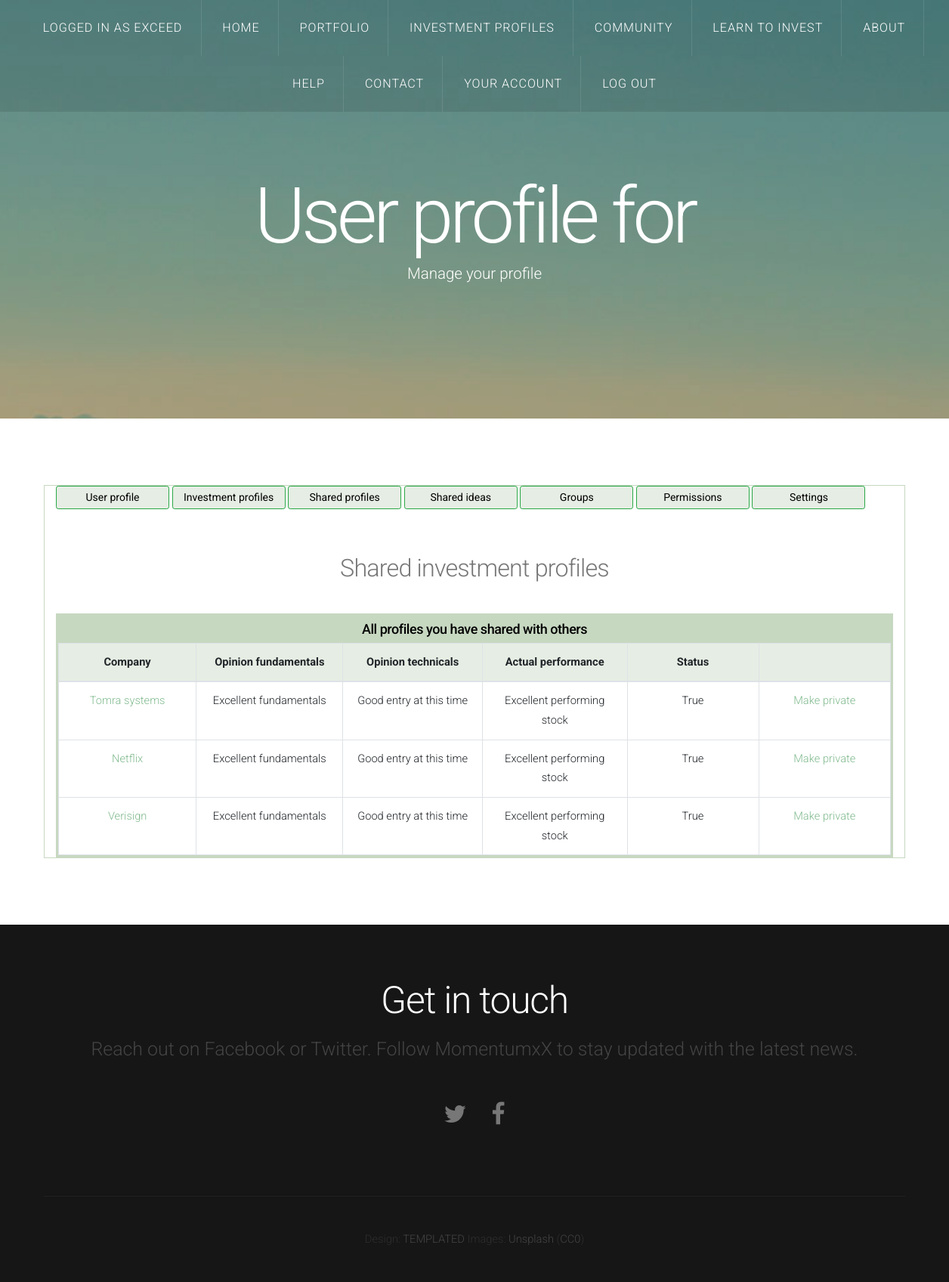
Page //user/user/shared_profiles (signed in) on the committed database.
### inv_profiles/models.py (models this page shows, shortened)
class Profile(models.Model):
    EXCHANGE_CHOICES = [
        ('NDAQ', 'NASDAQ'),
        ('OSEBX', 'Oslo stock exchange'),
    ]
    RATING_CHOICES = [
        ('1', 'Excellent'),
        ('2', 'Very good'),
        ('3', 'Good'),
        ('4', 'Poor'),
        ('5', 'Very poor'),
    ]
    MOMENTUM_CHOICES = [
        ('1', 'Excellent performing stock'),
        ('2', 'Strong performing stock'),
        ('3', 'Average performing stock'),
        ('4', 'Slow performing stock'),
        ('5', 'Poor performing stock'),
    ]
    INVESTMENT_TYPE_CHOICES = [
        ('1', 'Growth stock investment'),
        ('2', 'Value stock investment'),
        ('3', 'Trading investment'),
        ('4', 'Day trade investment'),
    ]
    INVESTMENT_STATUS_CHOICES = [
        ('1', 'Good standing'),
        ('2', 'Watch closely'),
        ('3', 'Needs to be replaced'),
    ]
    TECH_ENTRY_CHOICES = [
        ('1', 'Good entry at this time'),
        ('2', 'Might be good entry soon'),
        ('3', 'Not a good entry at this time'),
    ]
    FUNDAMENTAL_ENTRY_CHOICES = [
        ('1', 'Excellent fundamentals'),
        ('2', 'Good fundamentals'),
        ('3', 'Average fundamentals'),
        ('4', 'Terrible fundamentals'),
    ]
    INVESTMENT_DECISION_CHOICES = [
        ('1', 'Invested'),
        ('2', 'Approved'),
        ('3', 'On watchlist'),
        ('4', 'Rejected'),
    ]
    company = models.CharField(max_length=200)
    exchange = models.CharField(max_length=200,
                                choices=EXCHANGE_CHOICES,
                                default="None")
    ticker = models.CharField(max_length=10,
                              default="None")
    rating = models.CharField(max_length=50,
                              choices=RATING_CHOICES,
                              default="None")
    stock_momentum = models.CharField(max_length=50,
                                      choices=MOMENTUM_CHOICES,
                                      default="None")
    investment_type = models.CharField(max_length=50,
                                       choices=INVESTMENT_TYPE_CHOICES,
                                       default="None")
    investment_status = models.CharField(max_length=50,
                                         choices=INVESTMENT_STATUS_CHOICES,
                                         default="None")
    investment_decision = models.CharField(max_length=50,
                                           choices=INVESTMENT_DECISION_CHOICES,
                                           default="None")
    tech_analysis_opinion = models.CharField(max_length=50,
                                             choices=TECH_ENTRY_CHOICES,
                                             default="None")
    fundamental_analysis_opinion = models.CharField(max_length=50,
                                                    choices=FUNDAMENTAL_ENTRY_CHOICES,
                                                    default="None")
    entry_strategy = models.CharField(max_length=250,
                                      default="No strategy defined")
    exit_strategy = models.CharField(max_length=250,
                                     default="No strategy defined")
    general_notes = models.CharField(max_length=250,
                                     default="",
                                     blank=True)
    user = models.ForeignKey(User, on_delete=models.CASCADE, blank=True)
    shared = models.BooleanField(default=False)

### user_management/views.py (the view)
# urls.py: path('/user/shared_profiles', views.user_shared_profiles, name='user_shared_profiles'),
def user_shared_profiles(request):
    user_logged_in = True
    shared_profiles = True
    if request.user:
        user = request.user
        inv_profiles = Profile.objects.filter(user=user)
        shared_inv_profiles = inv_profiles.filter(shared=True)
        if shared_inv_profiles:
            shared_profiles = True
    else:
        user_logged_in = False
    return render(request, 'user_management/user_shared_profile.html',
                  {'shared_inv_profiles': shared_inv_profiles,
                   'user_logged_in': user_logged_in,
                   'shared_profiles': shared_profiles})

### user_management/templates/user_management/user_shared_profile.html
{% extends 'user_management/base_profile.html' %}
{% block title %}Shared investment profiles{% endblock %}
{% block table_title %}All profiles you have shared with others{% endblock %}
    {% if shared_profiles %}
        {% block table_thead %}
            <th style="width: 250px; background-color: #e6ede4; font-weight: bold">Company</th>
            <th style="width: 250px; background-color: #e6ede4; font-weight: bold">Opinion fundamentals</th>
            <th style="width: 250px; background-color: #e6ede4; font-weight: bold">Opinion technicals</th>
            <th style="width: 250px; background-color: #e6ede4; font-weight: bold">Actual performance</th>
            <th style="width: 250px; background-color: #e6ede4; font-weight: bold">Status</th>
            <th style="width: 250px; background-color: #e6ede4; font-weight: bold"></th>
        {% endblock %}
        {% block table_rows %}
            {% for profile in shared_inv_profiles %}
                <tr>
                    <td><a href="{% url 'inv_profiles:view_profile' profile.id %}">{{ profile.company }}</a></td>
                    <td>{{ profile.get_fundamental_analysis_opinion_display }}</td>
                    <td>{{ profile.get_tech_analysis_opinion_display }}</td>
                    <td>{{ profile.get_stock_momentum_display }}</td>
                    <td>{{ profile.shared }}</td>
                    <td><a href="">Make private</a></td>
                </tr>
            {% endfor %}
        {% endblock %}
    {% else %}
        <p class="h5">
            You have not shared any investment profiles publicly yet.
        </p>
    {% endif %}

### templates/momentumx/base.html (shortened to what this page needs)
{% load static %}
{% block core_content %}
<!DOCTYPE HTML>
<html>
	<head>
		<link rel="stylesheet" href="https://stackpath.bootstrapcdn.com/bootstrap/4.3.1/css/bootstrap.min.css">
		<link rel="stylesheet" href="{% static 'momentumx/css/skel-noscript.css' %}" />
		<link rel="stylesheet" href="{% static 'momentumx/css/style.css' %}" />
		<link rel="stylesheet" href="{% static 'momentumx/css/style-desktop.css' %}" />
	</head>
	<body class="homepage">
		<div id="header">
			<div id="nav-wrapper">
				<nav id="nav">
					<ul>
						{% if user.is_authenticated %}
						<li><a href="">Logged in as {{ user.username }}</a></li>
						{% endif %}
						<li class="active"><a href="{% url 'info:index' %}">Home</a></li>
                        <li><a href="{% url 'inv_profiles:profiles' %}">Portfolio</a></li>
							<li><a href="{% url 'inv_profiles:profiles' %}">Investment profiles</a></li>
							<li><a href="{% url 'social:index' %}">Community</a></li>
						<li><a href="{% url 'info:learn_to_invest' %}">Learn to invest</a></li>
						<li><a href="{% url 'info:about' %}">About</a></li>
						<li><a href="{% url 'info:help' %}">Help</a></li>
						<li><a href="{% url 'info:contact' %}">Contact</a></li>
						{% if user.is_authenticated %}
							<li><a href="{% url 'user:user_profile' %}">Your account</a></li>
							<li><a href="{% url 'user:logout_user' %}">Log out</a></li>
						{% endif %}
					</ul>
				</nav>
			</div>
{% endblock %}
{% block main %}{% endblock %}
{% block footer %}
		<div id="footer">
			<div class="container">
				<section>
					<header>
						<h2>Get in touch</h2>
						<span class="byline">Reach out on Facebook or Twitter. Follow MomentumxX to stay updated with the latest news.</span>
					</header>
					<ul class="contact">
						<li><a href="#" class="fa fa-twitter"><span>Twitter</span></a></li>
						<li class="active"><a href="#" class="fa fa-facebook"><span>Facebook</span></a></li>
					</ul>
				</section>
			</div>
		</div>
		<div id="copyright">
			<div class="container">
				Design: <a href="http://templated.co">TEMPLATED</a> Images: <a href="http://unsplash.com">Unsplash</a> (<a href="http://unsplash.com/cc0">CC0</a>)
			</div>
		</div>
	</body>
</html>
{% endblock %}

### static/momentumx/css/skel-noscript.css (style rules this page uses)
html,body,div,span,applet,object,iframe,h1,h2,h3,h4,h5,h6,p,blockquote,pre,a,abbr,acronym,address,big,cite,code,del,dfn,em,img,ins,kbd,q,s,samp,small,strike,strong,sub,sup,tt,var,b,u,i,center,dl,dt,dd,ol,ul,li,fieldset,form,label,legend,table,caption,tbody,tfoot,thead,tr,th,td,article,aside,canvas,details,embed,figure,figcaption,footer,header,hgroup,menu,nav,output,ruby,section,summary,time,mark,audio,video { margin:0;padding:0;border:0;font-size:100%;font:inherit;vertical-align:baseline; }
article,aside,details,figcaption,figure,footer,header,hgroup,menu,nav,section { display:block; }
body { line-height:1; }
ol,ul { list-style:none; }
body { -webkit-text-size-adjust:none }
*, *:before, *:after { -moz-box-sizing: border-box; -webkit-box-sizing: border-box; -o-box-sizing: border-box; -ms-box-sizing: border-box; box-sizing: border-box; }
body { min-width: 1200px; }
.container { width: 1200px; margin-left: auto; margin-right: auto; }

### static/momentumx/css/style.css (style rules this page uses)
body { margin: 0; padding: 0; background: #161616; }
body,input,textarea,select { font-family: 'Roboto', sans-serif; font-size: 11pt; font-weight: 300; line-height: 1.75em; color: #777; }
h1,h2,h3,h4,h5,h6 { font-weight: 300; color: #777; }
h2 { letter-spacing: -0.025em; }
a { text-decoration: none; color: #80BA8E; }
p, ul, ol, dl, table { margin-bottom: 1em; }
header { margin-bottom: 1.6em; }
header .byline { display: block; margin: 1.5em 0 0 0; padding: 0 0 0.5em 0; }
section, article { margin-bottom: 3em; }
section > :last-child, article > :last-child { margin-bottom: 0; }
section:last-child, article:last-child { margin-bottom: 0; }
.fa { text-decoration: none; }
.fa:before { display:inline-block; font-family: FontAwesome; font-size: 1.25em; text-decoration: none; font-style: normal; font-weight: normal; line-height: 1; -webkit-font-smoothing:antialiased; -moz-osx-font-smoothing:grayscale; }
.fa-twitter:before { content:"\f099" }
.fa-facebook:before { content:"\f09a" }
ul.contact { padding: 1.5em 0 0 0; list-style: none; cursor: default; }
ul.contact li { display: inline-block; margin: 0 1em; }
ul.contact li a { color: inherit; font-size: 1.75em; display: inline-block; -moz-transition: color 0.35s ease-in-out, background-color 0.35s ease-in-out; -webkit-transition: color 0.35s ease-in-out, background-color 0.35s ease-in-out; -o-transition: color 0.35s ease-in-out, background-color 0.35s ease-in-out; -ms-transition: color 0.35s ease-in-out, background-color 0.35s ease-in-out; transition: color 0.35s ease-in-out, background-color 0.35s ease-in-out; }
#header { position: relative; background: url(../images/header.jpg) no-repeat bottom center; background-attachment: fixed; background-size: cover; text-align: center; }
#header:before { content: ''; position: absolute; left: 0; top: 0; width: 100%; height: 100%; background: rgba(64,64,64,0.125); }
#nav-wrapper { background: rgba(0,0,0,.1); position: absolute; top: 0; left: 0; width: 100%; }
#nav > ul { margin: 0; padding: 0; text-align: center; }
#nav > ul > li { display: inline-block; border-right: 1px solid; border-color: rgba(255,255,255,.1); }
#nav > ul > li:last-child { padding-right: 0; border-right: none; }
#nav > ul > li > a, #nav > ul > li > span { display: inline-block; padding: 1.5em 1.5em; letter-spacing: 0.06em; text-decoration: none; text-transform: uppercase; font-size: 1.1em; outline: 0; color: #FFF; }
#nav li.active a { color: #FFF; }
#footer { position: relative; text-align: center; }
#footer header h2 { color: #FFF !important; }
#footer header .byline { color: rgba(255,255,255,.2); }
#copyright { position: relative; text-align: center; color: #774535; }
#copyright .container { padding: 3em 0em; border-top: 1px solid; border-color: rgba(255,255,255,.05); color: rgba(255,255,255,.1); }
#copyright a { text-decoration: none; color: rgba(255,255,255,.2); }

### static/momentumx/css/style-desktop.css (style rules this page uses)
header { margin-bottom: 1.6em; }
header h2 { font-size: 3.4em; }
header .byline { font-size: 1.7em; }
#header { padding: 10em 0 6em 0; }
.homepage #header { padding: 16em 0 12em 0; }
#footer { padding: 6em 0em; }

### static/momentumx/css/style-1000px.css (style rules this page uses)
body,input,textarea,select { font-size: 11pt; }
header { margin-bottom: 1.6em; }
header h2 { font-size: 2.8em; }
header .byline { font-size: 1.2em; }

### rows in the picture
Profile: company "Tomra systems", fundamental_analysis_opinion "Excellent fundamentals", tech_analysis_opinion "Good entry at this time", stock_momentum "Excellent performing stock", shared "True"
Profile: company "Netflix", fundamental_analysis_opinion "Excellent fundamentals", tech_analysis_opinion "Good entry at this time", stock_momentum "Excellent performing stock", shared "True"
Profile: company "Verisign", fundamental_analysis_opinion "Excellent fundamentals", tech_analysis_opinion "Good entry at this time", stock_momentum "Excellent performing stock", shared "True"

### other values in the picture
{{ user.username }} "EXCEED"
